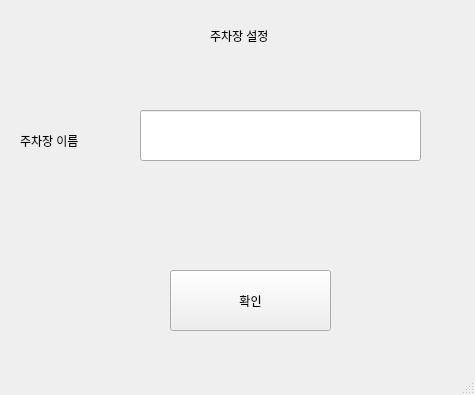
<?xml version="1.0" encoding="UTF-8"?>
<ui version="4.0">
 <class>MainWindow</class>
 <widget class="QMainWindow" name="MainWindow">
  <property name="geometry">
   <rect>
    <x>0</x>
    <y>0</y>
    <width>475</width>
    <height>395</height>
   </rect>
  </property>
  <property name="windowTitle">
   <string>MainWindow</string>
  </property>
  <widget class="QWidget" name="centralwidget">
   <widget class="QLineEdit" name="editparkname">
    <property name="geometry">
     <rect>
      <x>140</x>
      <y>110</y>
      <width>281</width>
      <height>51</height>
     </rect>
    </property>
   </widget>
   <widget class="QLabel" name="label_3">
    <property name="geometry">
     <rect>
      <x>210</x>
      <y>20</y>
      <width>81</width>
      <height>31</height>
     </rect>
    </property>
    <property name="text">
     <string>주차장 설정</string>
    </property>
   </widget>
   <widget class="QLabel" name="label_4">
    <property name="geometry">
     <rect>
      <x>20</x>
      <y>120</y>
      <width>101</width>
      <height>41</height>
     </rect>
    </property>
    <property name="text">
     <string>주차장 이름 </string>
    </property>
   </widget>
   <widget class="QPushButton" name="btnSettingConfirm">
    <property name="geometry">
     <rect>
      <x>170</x>
      <y>270</y>
      <width>161</width>
      <height>61</height>
     </rect>
    </property>
    <property name="text">
     <string>확인</string>
    </property>
   </widget>
  </widget>
  <widget class="QStatusBar" name="statusbar"/>
 </widget>
 <resources/>
 <connections/>
</ui>
